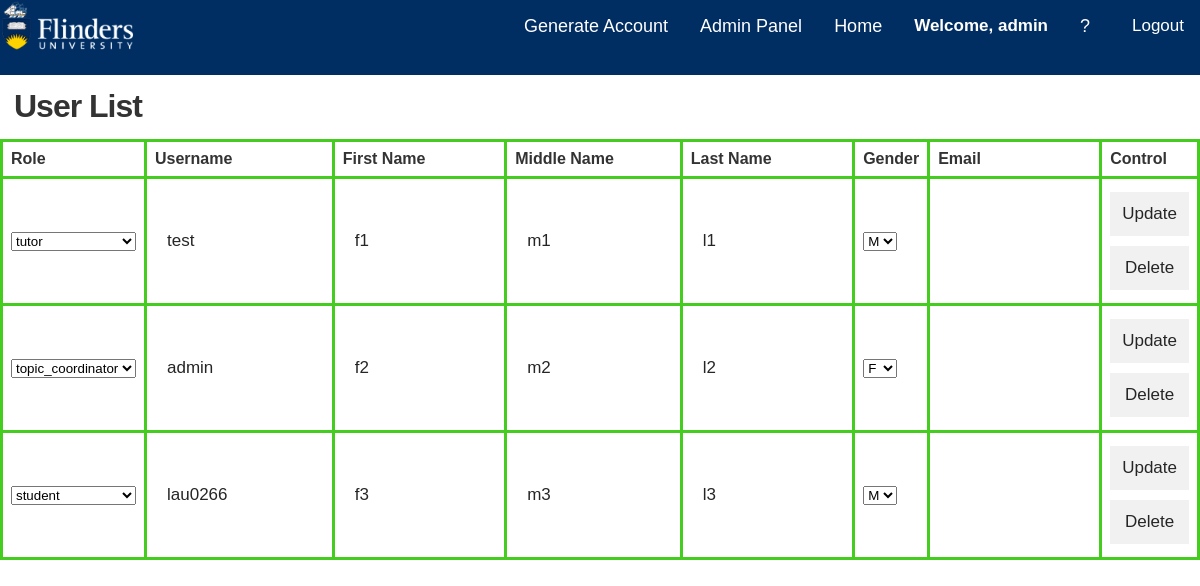
/editUser.php (signed in), run on the app's committed database.
### tables this page shows
CREATE TABLE `users` (
  `user_id` int(6) NOT NULL COMMENT 'Unique number ID for all users',
  `role_id` int(1) NOT NULL COMMENT 'User type',
  `title` char(3) DEFAULT NULL COMMENT 'User title',
  `first_name` char(20) DEFAULT NULL COMMENT 'User first name',
  `middle_name` char(20) DEFAULT NULL COMMENT 'User middle name',
  `family_name` char(20) DEFAULT NULL COMMENT 'User family name',
  `gender` char(1) DEFAULT NULL COMMENT 'User gender',
  `username` char(20) DEFAULT NULL COMMENT 'Username',
  `password` char(32) DEFAULT NULL COMMENT 'Password',
  `email_address` char(30) DEFAULT NULL COMMENT 'User email address',
  `student_id` char(7) DEFAULT NULL COMMENT 'Student ID or Staff ID',
  `FAN` char(8) DEFAULT NULL COMMENT 'FAN',
  `start_date` datetime DEFAULT NULL COMMENT 'User start effective date',
  `end_date` datetime DEFAULT NULL COMMENT 'User end effective date',
  `creted_date` datetime DEFAULT current_timestamp() COMMENT 'User created date',
  `created_by` char(6) DEFAULT NULL COMMENT 'User created by',
  `last_modified_date` datetime DEFAULT NULL ON UPDATE current_timestamp() COMMENT 'User last modified date',
  `last_modified_by` char(6) DEFAULT NULL COMMENT 'User last modified by'
);

CREATE TABLE `role` (
  `role_id` int(1) NOT NULL COMMENT 'Unique number ID for all roles',
  `role_name` char(20) DEFAULT NULL COMMENT 'Role name',
  `creted_date` datetime DEFAULT current_timestamp() COMMENT 'Role created date',
  `created_by` char(6) DEFAULT NULL COMMENT 'Role created by',
  `last_modified_date` datetime DEFAULT NULL ON UPDATE current_timestamp() COMMENT 'Role last modified date',
  `last_modified_by` char(6) DEFAULT NULL COMMENT 'Role last modified by'
);

### DBConnect.php (called while the page is built, shortened)
<?php
$host = "localhost";
$user = "root";
$password = "";
$dbname = "comp9710";
?>

### editUser.php (the view, shortened to what this page needs)
<?php
include 'topbar.php';
include 'updateUserDetail.php';
?>
<html>
    <head>
        <link rel='stylesheet' type='text/css' href='css/style.css' />
    </head>
    <body>
    <li><a href="editModules.php">Edit Modules</a></li>
    <li><a href="editActivity.php">Edit Activities</a></li>
    <li><a href="editUser.php">Edit User</a></li>
    <h1> User List</h1>
    <table>
        <tr>
            <th>Role</th>
            <th>Username</th>
            <th>First Name</th>
            <th>Middle Name</th>
            <th>Last Name</th>
            <th>Gender</th>
            <th>Email</th>
            <th>Control</th>
        </tr>
        <?php
        if (include 'DBConnect.php') {
            $sql = "SELECT * FROM `users`";
            $result = $conn->query($sql) or die(mysqli_error());
            if ($result->num_rows > 0) {
                while ($row = mysqli_fetch_array($result)) {
                    $role_id = $row ['role_id'];
                    $username = $row ['username'];
                    $first_name = $row ['first_name'];
                    $middle_name = $row ['middle_name'];
                    $last_name = $row ['family_name'];
                    $gender = $row ['gender'];
                    $email_address = $row ['email_address'];
                    ?>
                    <form method = "post" action="<?php echo htmlspecialchars($_SERVER["PHP_SELF"]); ?>">
                        <tr>
                            <td>
                                <select name="role">
                                    <?php
                                    $getrole = "SELECT * FROM role";
                                    $result1 = $conn->query($getrole) or die(mysqli_error());
                                    if ($result1->num_rows > 0) {
                                        while ($row = mysqli_fetch_array($result1)) {
                                            ?>
                                            <option value="<?php echo $row ['role_id'] ?>" <?php
                                            if ($row ['role_id'] == $role_id) {
                                                echo "selected";
                                            }
                                            ?>><?php echo $row ['role_name'] ?></option>
                                                    <?php
                                                }
                                            }
                                            ?></select>
                            </td>
                            <td>
                                <input type='text' name='user_name' value ='<?php echo $username; ?>'>
                            </td>
                            <td>
                                <input type='text' name='firstName' value ='<?php echo $first_name; ?>'>
                            </td>
                            <td>
                                <input type='text' name='midName' value ='<?php echo $middle_name; ?>'>
                            </td>
                            <td>
                                <input type='text' name='lastName' value ='<?php echo $last_name; ?>'>
                            </td>
                            <td>
                                <select name="gender">
                                    <?php if ($gender == "M") { ?>
                                        <option value="M" selected>M</option>
                                    <?php } elseif ($gender == "F") { ?>
                                        <option value="F" selected >F</option>
                                    <?php } else { ?>
                                        <option value="M">M</option>
                                    <?php } ?>
                                </select>
                            </td>
                            <td>
                                <input type='text' name='email' value ='<?php echo $email_address; ?>'>
                            </td>
                            <td>
                                <input type = "submit" name = "user_update" value="Update">
                    </form>
                    <form method = "post" action="<?php echo htmlspecialchars($_SERVER["PHP_SELF"]); ?>">
                        <input type = "submit" name = "user_delete" value="Delete">
                    </form>
            <?php
        }
    }
}
?>
</table>
<br>
</body>
</html>

### css/styleBG.css (style rules this page uses)
table { font-family: arial, sans-serif; border-collapse: collapse; width: 100%; }
td, th { border: 3px solid #44CC1E; text-align: left; padding: 8px; }
body { font-family: Arial, Helvetica, sans-serif; background-image: url("../pic/BG.png"); background-repeat: no-repeat; background-size: cover; background-attachment: fixed; margin:0; padding:0; }
* { box-sizing: border-box; }
input,.btn { width: 100%; padding: 12px; border: none; margin: 5px 0; opacity: 0.85; display: inline-block; font-size: 17px; line-height: 20px; text-decoration: none; }

### css/style.css (style rules this page uses)
* { margin: 0; padding: 0; }
html { overflow-y: scroll; }
body { font: 12px/1.4 Helvetica, sans-serif; background: #333; color: #333; background-color: white; }
h1 { font: bold 32px Helvetica, Arial, Sans-Serif; letter-spacing: -1px; padding: 14px; color: #333; text-shadow: 1px 1px 1px white; margin-top: 2%; }

### data on the page
users: role "tutor", user_name "test", firstName "f1", midName "m1", lastName "l1", gender "M"
users: role "topic_coordinator", user_name "admin", firstName "f2", midName "m2", lastName "l2", gender "F"
users: role "student", user_name "lau0266", firstName "f3", midName "m3", lastName "l3", gender "M"

### other printed values
$_SESSION["username"] "admin"
